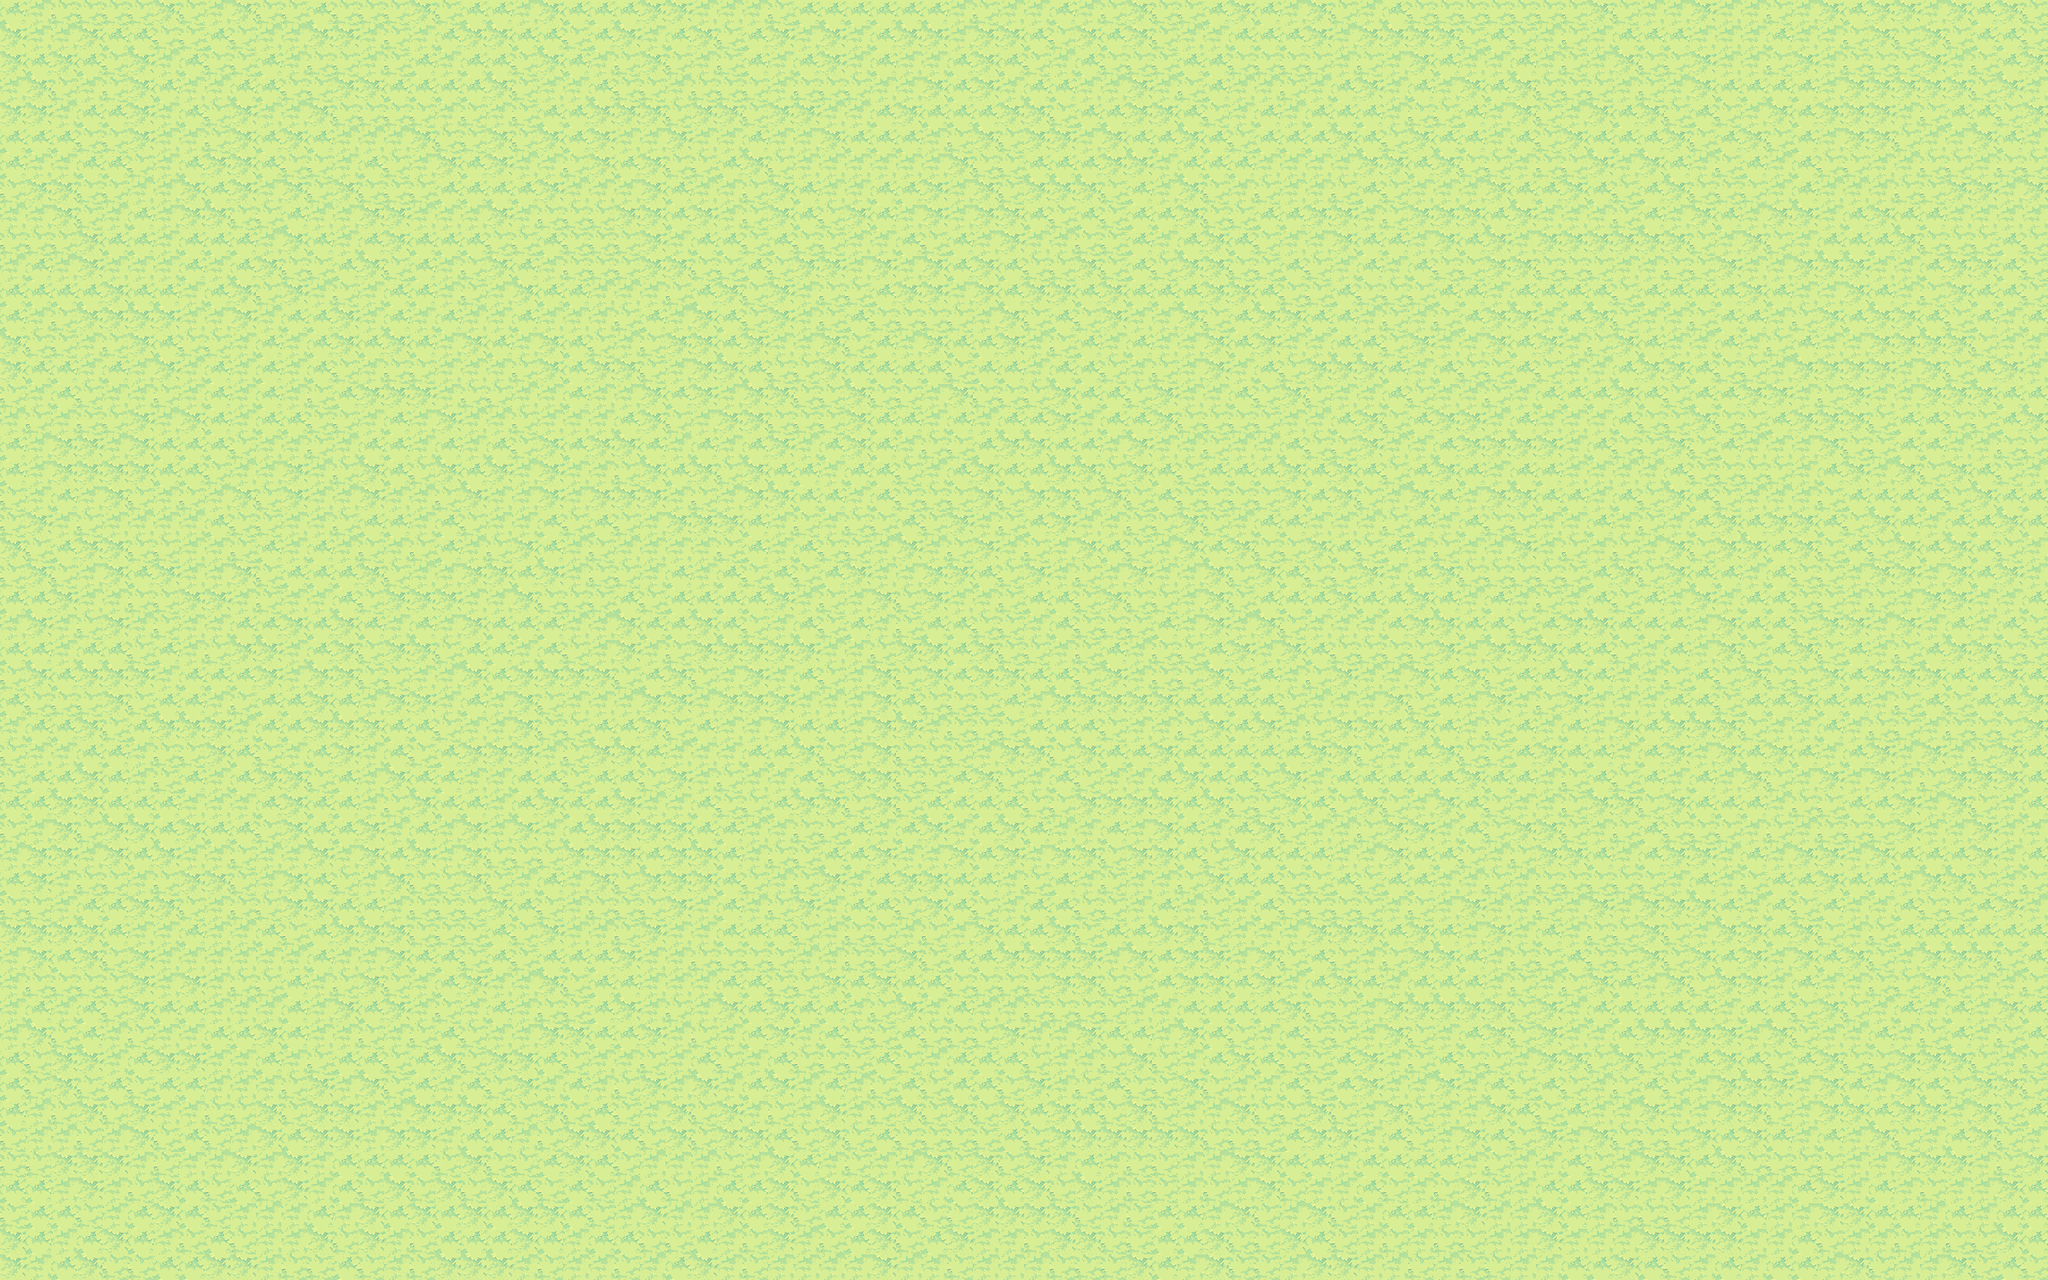

This is a level from a 2D game, rendered from its Tiled map with the project's own tilesets. A one-line summary and the map file follow, with tile-layer data summarised:
An orthogonal 80x50 tile map with 32x32 px tiles, 1 tile layer (Tile Layer 1), 2 tilesets.

<map version="1.0" orientation="orthogonal" renderorder="right-down" width="80" height="50" tilewidth="32" tileheight="32" nextobjectid="1">
 <tileset firstgid="1" name="graphics-tiles-waterflow" tilewidth="32" tileheight="32" tilecount="81" columns="9">
  <image source="Tilesets/waterflow.png" width="319" height="293" />
 </tileset>
 <tileset firstgid="82" name="ground_tiles" tilewidth="32" tileheight="32" tilecount="441" columns="21">
  <image source="Tilesets/ground_tiles.png" width="672" height="701" />
 </tileset>
 <layer name="Tile Layer 1" width="80" height="50">
  <data>[4000 cells, 4000 non-empty, 4 distinct tile ids]</data>
 </layer>
</map>
